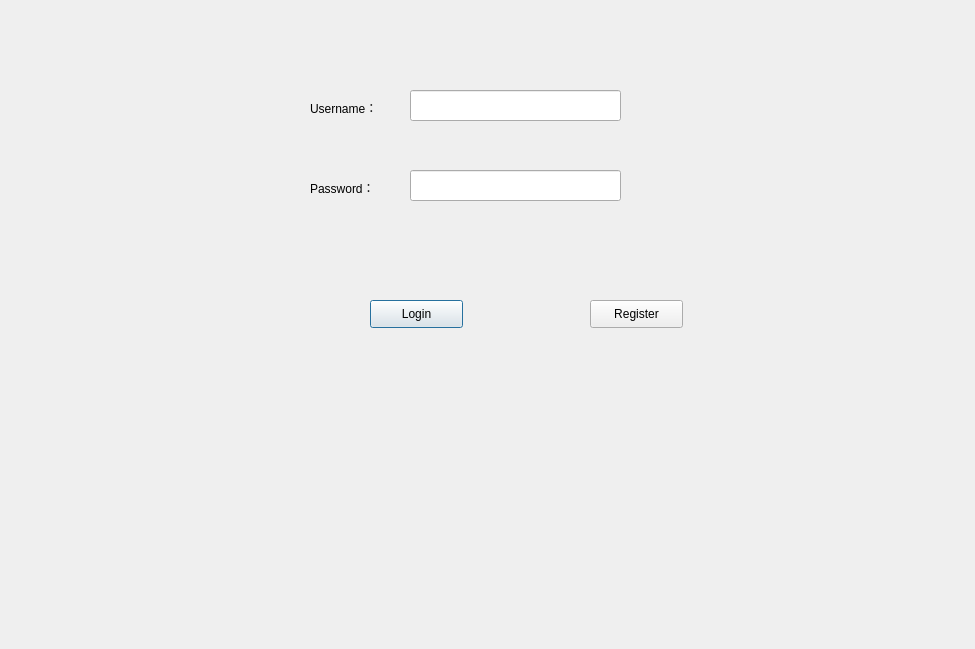
<?xml version="1.0" encoding="UTF-8"?>
<ui version="4.0">
 <class>Dialog</class>
 <widget class="QDialog" name="Dialog">
  <property name="geometry">
   <rect>
    <x>0</x>
    <y>0</y>
    <width>975</width>
    <height>649</height>
   </rect>
  </property>
  <property name="windowTitle">
   <string>Login</string>
  </property>
  <widget class="QLabel" name="label">
   <property name="geometry">
    <rect>
     <x>310</x>
     <y>100</y>
     <width>72</width>
     <height>15</height>
    </rect>
   </property>
   <property name="text">
    <string>Username：</string>
   </property>
  </widget>
  <widget class="QLabel" name="label_2">
   <property name="geometry">
    <rect>
     <x>310</x>
     <y>180</y>
     <width>72</width>
     <height>15</height>
    </rect>
   </property>
   <property name="text">
    <string>Password：</string>
   </property>
  </widget>
  <widget class="QLineEdit" name="lineEdit">
   <property name="geometry">
    <rect>
     <x>410</x>
     <y>90</y>
     <width>211</width>
     <height>31</height>
    </rect>
   </property>
  </widget>
  <widget class="QLineEdit" name="lineEdit_2">
   <property name="geometry">
    <rect>
     <x>410</x>
     <y>170</y>
     <width>211</width>
     <height>31</height>
    </rect>
   </property>
  </widget>
  <widget class="QPushButton" name="pushButton">
   <property name="geometry">
    <rect>
     <x>370</x>
     <y>300</y>
     <width>93</width>
     <height>28</height>
    </rect>
   </property>
   <property name="text">
    <string>Login</string>
   </property>
  </widget>
  <widget class="QPushButton" name="pushButton_2">
   <property name="geometry">
    <rect>
     <x>590</x>
     <y>300</y>
     <width>93</width>
     <height>28</height>
    </rect>
   </property>
   <property name="text">
    <string>Register</string>
   </property>
  </widget>
 </widget>
 <resources/>
 <connections/>
</ui>
